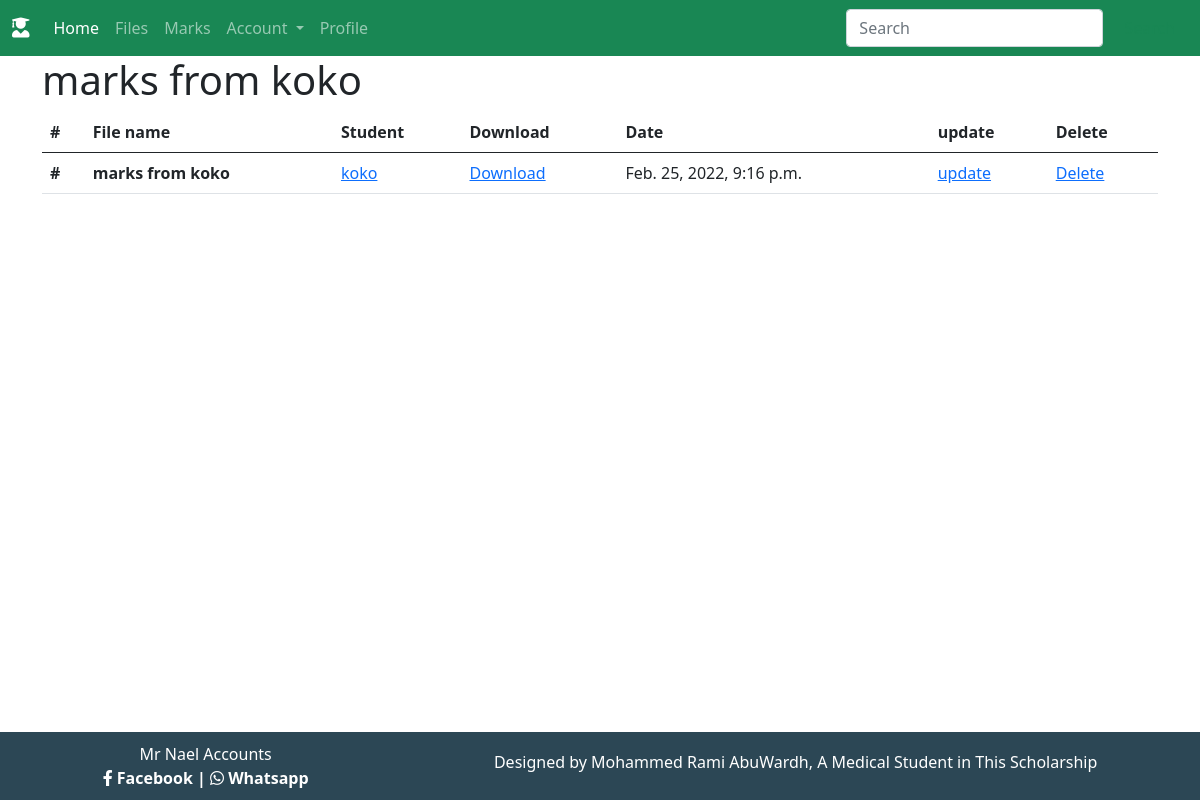
Screenshot of /marks/detail/2/ (signed in) with the database file from the repository.
### Marks/models.py (models this page shows, shortened)
class Marks(models.Model):
    mark_student = models.ForeignKey(User, on_delete= models.CASCADE)
    marks_name = models.CharField(max_length= 200, default= 'marks'
            ,help_text='من فضلك ادخل تفاصيل العلامة')
    marks = models.FileField(upload_to = 'grades') # كشف الدرجات
    date = models.DateTimeField(auto_now=True , null = True)

### Marks/views.py (the view)
# urls.py: path('detail/<int:pk>/',Mark_Detail.as_view(), name = 'Mark_Detail'),
class Mark_Detail(LoginRequiredMixin,DetailView):
    model = Marks
    template_name = 'Marks/Mark_detail.html'

### Marks/templates/Marks/Mark_detail.html
{% extends 'Profile/base.html' %}
{% block content %}
    <div class="container">
        <h1> {{marks.marks_name}}</h1>
        <table class="table">
            <thead>
              <tr>
                <th scope="col">#</th>
                <th scope="col">File name</th>
                <th scope="col">Student</th>
                <th scope="col">Download</th>
                <th scope="col">Date</th>
                <th scope="col">update</th>
                <th scope="col">Delete</th>
              </tr>
            </thead>
            <tbody>
              <tr>
                <th scope="row"> # </th>
                <th scope="row"> {{marks.marks_name}} </th>
                <td> <a href="#">{{marks.mark_student}}</a> </td>
                <td> <a href="{{ marks.marks.url }}" download>Download</a></td>
                <td>{{marks.date}}</td>
                <td><a href="{%url 'Marks_Update' marks.pk%}">update</a></td>
                <td><a href="{%url 'Marks_delete' marks.pk%}">Delete</a></td>
              </tr>
            </tbody>
          </table>
    </div>
{% endblock content %}

### rows the page displays
Marks: marks_name "marks from koko", mark_student "koko", date "Feb. 25, 2022, 9:16 p.m."
